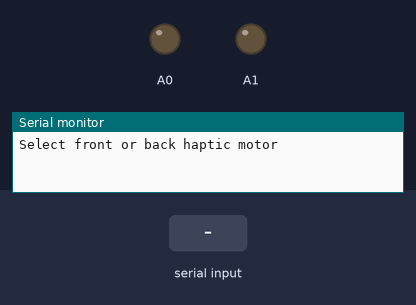
A sketch run on a simulated Arduino Uno, built with avr-gcc and run on an emulated ATmega328P. On the bench: output pins drawn as LEDs (lit = HIGH), the last lines printed to the serial monitor. The inputs (shaded band) are chosen by the test bench.

Above: at 1.2 s.
1.3 s: "front" received over Serial
At 3.1 s:
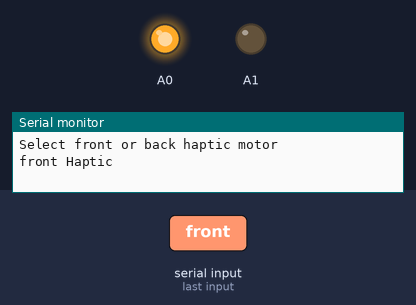
4.3 s: "back" received over Serial
At 6.1 s:
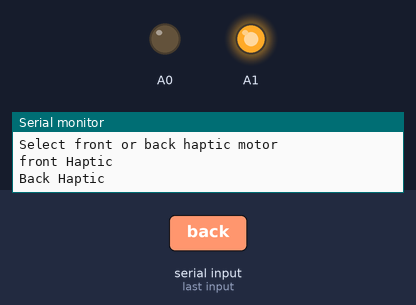
Timing chart, 0 to 7.8 s (numbered marks = the images above; inputs shaded):
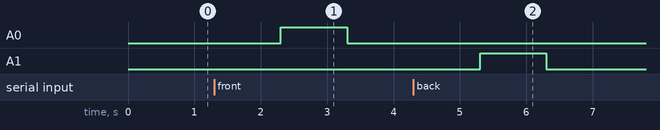

Measured:
- after the input at 1.3 s, A0: LOW → HIGH after 1.0 s, → LOW 1.0 s later
- after the input at 4.3 s, A1: LOW → HIGH after 1.0 s, → LOW 1.0 s later

The sketch:

HapticSerialRead.ino
```cpp
String HapticCommand = "nan";   // for incoming serial data
void setup() {
  Serial.begin(9600);     // opens serial port, sets data rate to 9600 bps
  pinMode(A0, OUTPUT);
  pinMode(A1, OUTPUT);
  Serial.println(F("Select front or back haptic motor"));
}


void loop() {

  // send data only when you receive data:
  if (Serial.available() > 0) {
    // read the incoming byte:
    HapticCommand = Serial.readString();

    if (HapticCommand == "front") {
      Serial.println("front Haptic");
      digitalWrite(A0, HIGH);
      delay(1000);
      digitalWrite(A0, LOW);
      HapticCommand = "False";
      //Serial.readString();
    }
    else if (HapticCommand == "back"){
      Serial.println("Back Haptic");
      digitalWrite(A1, HIGH);
      delay(1000);
      digitalWrite(A1, LOW);
      HapticCommand = "False";
    }

  }

}
```
